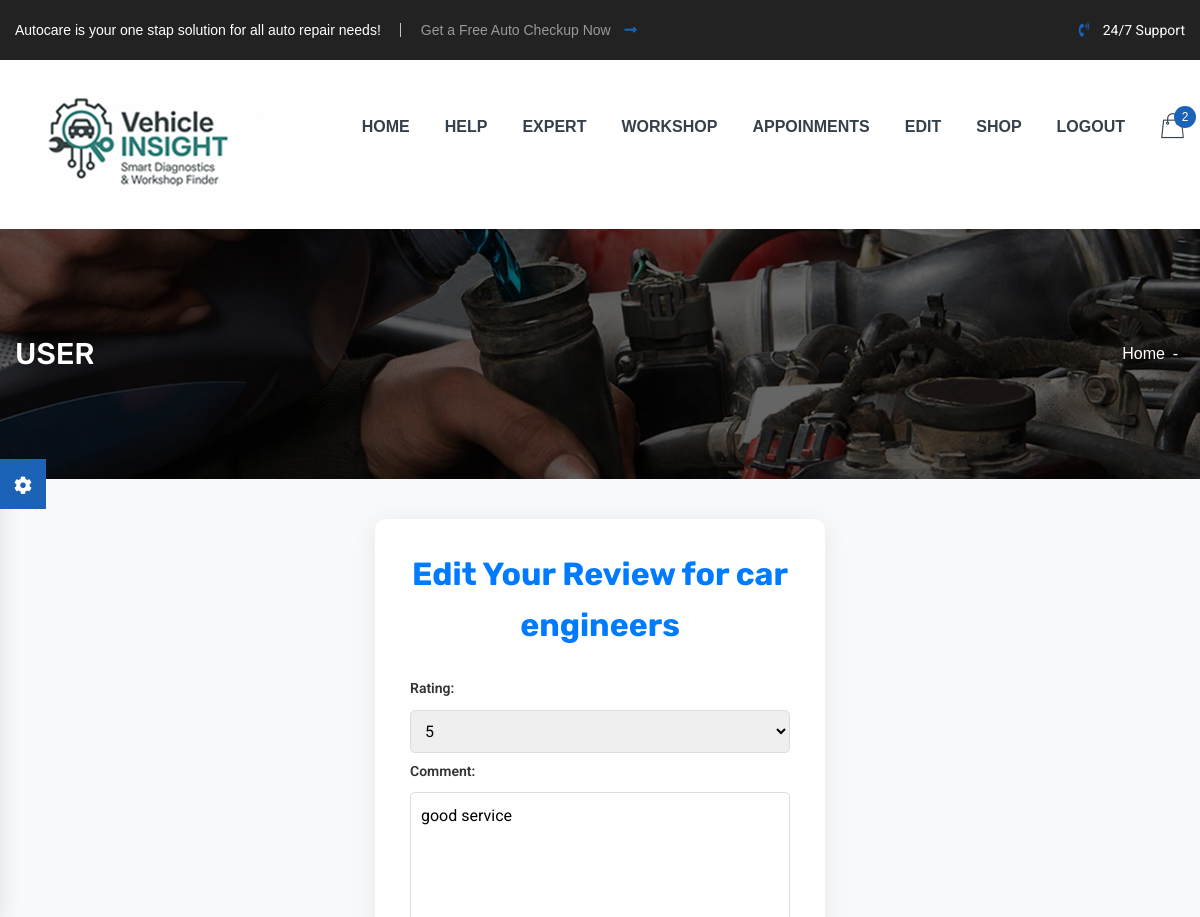
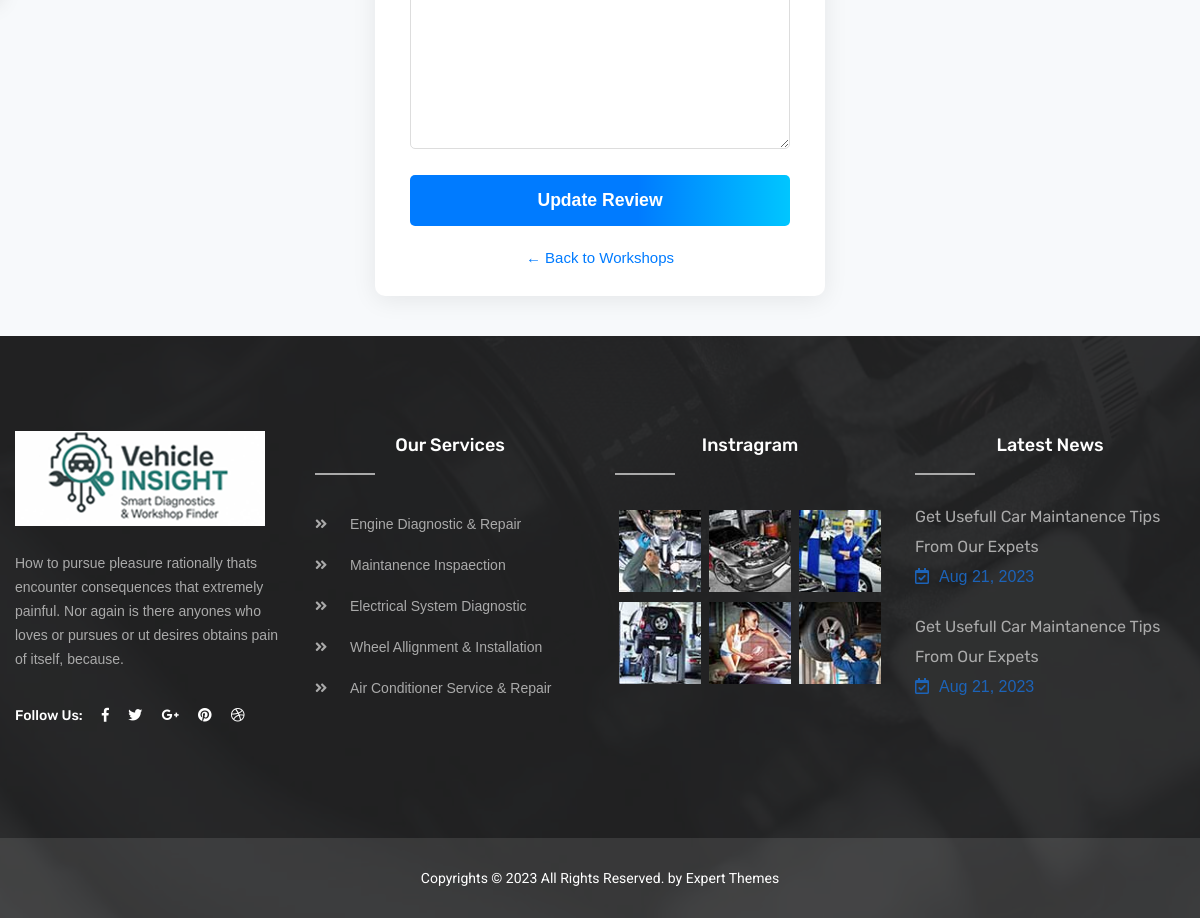
/add_workshop_review/9/ (signed in), run on the app's committed database (2 pictures, top to bottom).
### appnew/models.py (models this page shows, shortened)
class workshop(models.Model):
    workshopname = models.CharField(max_length=100)
    adress = models.CharField(max_length=100)
    district = models.CharField(max_length=100)
    city = models.CharField(max_length=100)
    wcontactno = models.CharField(
        max_length=10,
        validators=[RegexValidator(regex=r'^\d{10}$', message="Contact number must be exactly 10 digits.")]
    )
    BRN=models.CharField(max_length=50,default=0)
    workshopid = models.ForeignKey(login, on_delete=models.CASCADE)
    average_rating = models.FloatField(default=0.0)
    average_rating = models.FloatField(default=0.0)
    latitude = models.FloatField(null=True, blank=True)
    longitude = models.FloatField(null=True, blank=True)

class WorkshopReview(models.Model):
    workshop = models.ForeignKey('workshop', on_delete=models.CASCADE)
    user = models.ForeignKey('Users', on_delete=models.CASCADE)
    rating = models.IntegerField(choices=[(i, i) for i in range(1, 6)])
    comment = models.TextField()
    created_at = models.DateTimeField(auto_now_add=True)

### appnew/views.py (the view)
# urls.py: path('add_workshop_review/<int:workshop_id>/', views.add_workshop_review, name='add_workshop_review'),
def add_workshop_review(request, workshop_id):
    if 'userid' not in request.session:
        return redirect('userlogin')
    user = get_object_or_404(Users, userid=request.session['userid'])
    workshop_obj = get_object_or_404(workshop, id=workshop_id)
    review = WorkshopReview.objects.filter(user=user, workshop=workshop_obj).first()
    if request.method == 'POST':
        form = WorkshopReviewForm(request.POST, instance=review)
        if form.is_valid():
            review_obj = form.save(commit=False)
            review_obj.user = user
            review_obj.workshop = workshop_obj
            review_obj.save()
            workshop_obj.update_average_rating()
            return redirect('workshopdetailpage')
    else:
        form = WorkshopReviewForm(instance=review)
    return render(request, 'add_workshop_review.html', {'form': form, 'workshop': workshop_obj})

### appnew/forms.py
class WorkshopReviewForm(forms.ModelForm):
    class Meta:
        model = WorkshopReview
        fields = ['rating', 'comment']

### appnew/templates/add_workshop_review.html (shortened to what this page needs)
{% extends "userheader.html" %}
{% block content %}
<div class="container">
    <h2>
        {% if form.instance.pk %}
            Edit Your Review for {{ workshop.workshopname }}
        {% else %}
            Add Review for {{ workshop.workshopname }}
        {% endif %}
    </h2>
    <form method="post" id="reviewForm">
        {{ form.as_p }}
        <button type="submit">
            {% if form.instance.pk %}Update Review{% else %}Submit Review{% endif %}
        </button>
    </form>
    <a class="back-link" href="{% url 'workshopdetailpage' %}">← Back to Workshops</a>
</div>
{% endblock %}

### appnew/templates/add_workshop_review.html (style rules this page uses)
body { font-family: Arial, sans-serif; background: #f7f9fb; margin: 0; padding: 0; }
.container { max-width: 450px; margin: 40px auto; background: #fff; border-radius: 10px; box-shadow: 0 4px 24px rgba(0,0,0,0.08); padding: 30px 35px 25px 35px; }
h2 { text-align: center; color: #007bff; margin-bottom: 25px; }
form { margin-top: 10px; }
label { font-weight: 600; margin-bottom: 8px; display: block; color: #333; }
select, textarea, input { width: 100%; padding: 10px; margin-bottom: 6px; border: 1.5px solid #ddd; border-radius: 5px; font-size: 1rem; }
textarea { min-height: 80px; resize: vertical; }
button[type="submit"] { width: 100%; background: linear-gradient(90deg, #007bff 60%, #00c6ff 100%); color: #fff; border: none; padding: 12px 0; border-radius: 5px; font-size: 1.1rem; font-weight: 600; cursor: pointer; transition: background 0.2s; }
.back-link { display: block; text-align: center; margin-top: 18px; color: #007bff; text-decoration: none; font-weight: 500; }

### data on the page
workshop: workshopname "car engineers"
WorkshopReview: rating "5", comment "good service"
